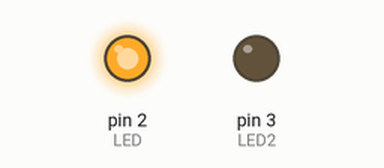
A sketch run on a simulated Arduino Uno, built with avr-gcc and run on an emulated ATmega328P. Shown: output pins drawn as LEDs (lit = HIGH).

Above: at 0.1 s.
At 15.1 s:
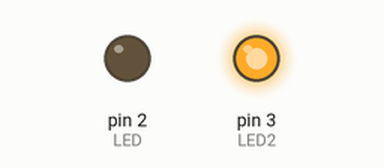
At 25.1 s:
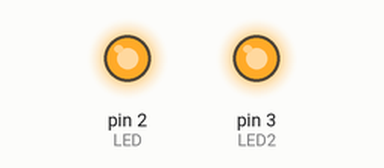
At 36.1 s:
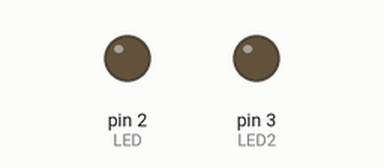
Timing chart, 0 to 37.6 s (numbered marks = the images above):
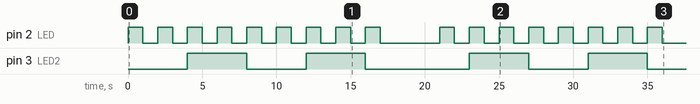

Measured:
- by itself, pin 2 (LED): goes 8 × (HIGH 1.0 s, LOW 1.0 s), HIGH 1.0 s, LOW 4.0 s, 7 × (HIGH 1.0 s, LOW 1.0 s), HIGH 1.0 s, then LOW
- by itself, pin 3 (LED2): LOW → HIGH at 4.0 s, → LOW 4.0 s later, → HIGH 4.0 s later, → LOW 4.0 s later, … (8 changes in this stretch)

The sketch:

Loop5.ino
```cpp
#define LED 2
#define LED2 3
int x = 0;
int pause = 0;
int wannpause = 0;

void setup() {
  Serial.begin(9600);
  pinMode(LED,OUTPUT);
  pinMode(LED2,OUTPUT);
}

void loop() {
  digitalWrite(LED,HIGH);
  delay(1000);
  digitalWrite(LED,LOW);
  if (wannpause == 8) {
    pause = 4;
  }
  if (wannpause != 8) {
    pause = 1;
  }
  for(int i = 0; i<pause; i++){
    delay(1000);
    if (wannpause == 8) {
      wannpause = 0;
    }
  }
  pause = 0;
  x++;
  wannpause++;

  if(x == 4){
    digitalWrite(LED2,LOW);
    x = 0;
  }
  if(x == 2){
    digitalWrite(LED2,HIGH);
  }
}
```
